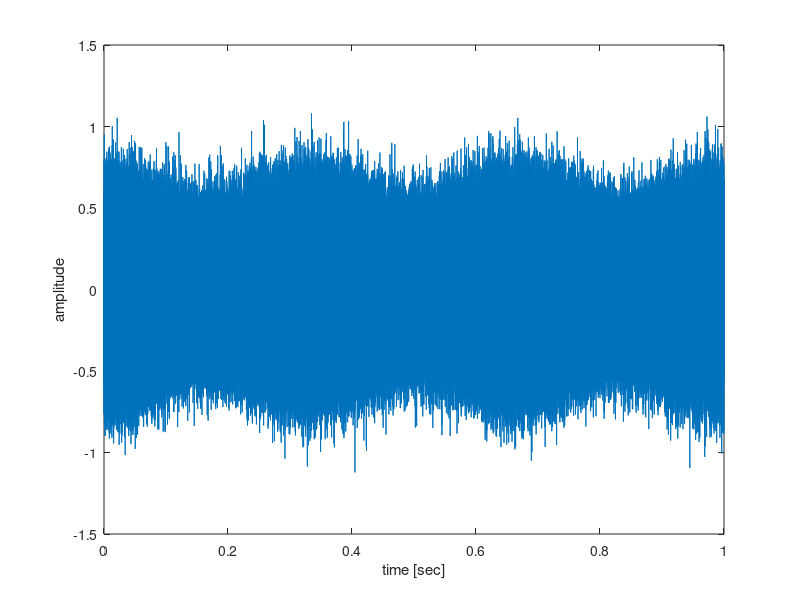
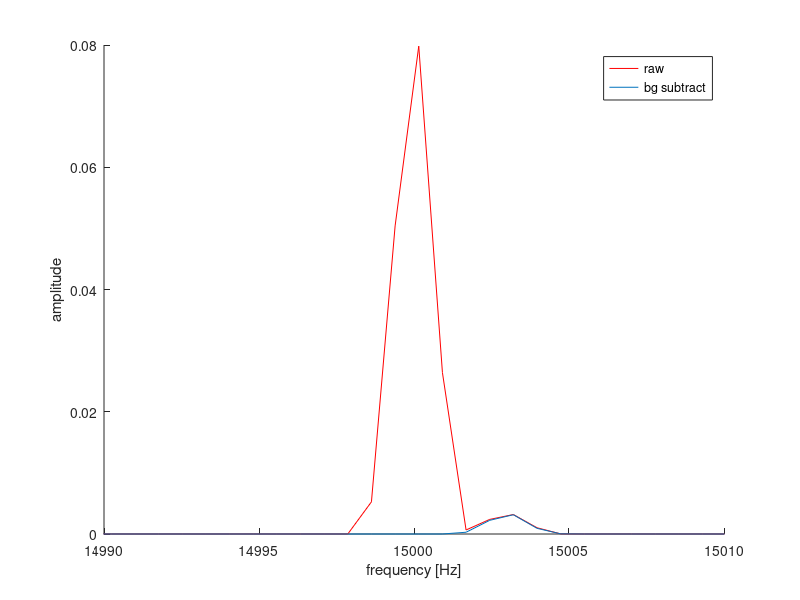

Here is the MATLAB script that generated these plots, in order: (Note: this script raises an error after producing the figures.)
function CWdoppler()
% Simulate Doppler spectrum
try % for GNU Octave
  pkg load signal
end

% recall DFT is samples of continuous DTFT
zeropadfactor = 1; %arbitrary, expensive way to increase DFT resolution. 
% eventually you'll run out of RAM if you want arbitrarily high precision

fb0 = 3; % Hz  arbitrary "true" Doppler frequency saught.
t1 = 1; # final time, t0=0 seconds
An = 0.1; % standard deviation of AWGN

ft = 15e3; %[Hz]
At = 0.5;

fb = ft + fb0; %[Hz]
Ab = 0.1;

fs = 100e3; %[Hz]
t = 0:1/fs:t1-1/fs;

xt = At*sin(2*pi*ft*t);
xbg = xt + An*randn(size(xt)); % we receive the transmitter with noise
% compute beat frequency 
xb = Ab*sin(2*pi*fb*t);
% compute noisy, jammed observatoin
y = xb + xbg + An*randn(size(xbg)); % each time you receive, we assume i.i.d. AWGN
%% Time
figure(1); clf(1)
plot(t,y)
xlabel('time [sec]')
ylabel('amplitude')

%% background subtract
ysub = y-xbg;

%% spectrogram
dt = 0.45; %seconds between time steps to plot (arbitrary)
dtw = 2*dt; % seconds to window
tstep = ceil(dt*fs);
wind = ceil(dtw*fs);
Nfft = 2^nextpow2(zeropadfactor*wind); 

if 0
figure(2);clf(2)
specgram(ysub,Nfft,fs,wind,wind-tstep);
colorbar
ylim([14990,15010])
end
%% periodogram
figure(3), clf(3), hold('on')

[Sraw,f] = pwelch(y,wind,0.5,Nfft,fs);
plot(f,Sraw,'r')

[Ssub,f] = pwelch(ysub,wind,0.5,Nfft,fs);
plot(f,Ssub)

xlim([14990,15010])
xlabel('frequency [Hz]')
ylabel('amplitude')
legend('raw','bg subtract')

%set(axsub,'ylim',get(axraw,'ylim'))
%% find target beat frequency
[pks,loc] = findpeaks(Ssub,'minpeakdistance',20); % minpeak distance speeds up computation
plot(f(loc),pks,'k*','markersize',12)

title(['Periodogram: Nfft=',int2str(Nfft),'.  f_b = ',num2str(f(loc)-ft,'%.3f'),' Hz.'])

end
